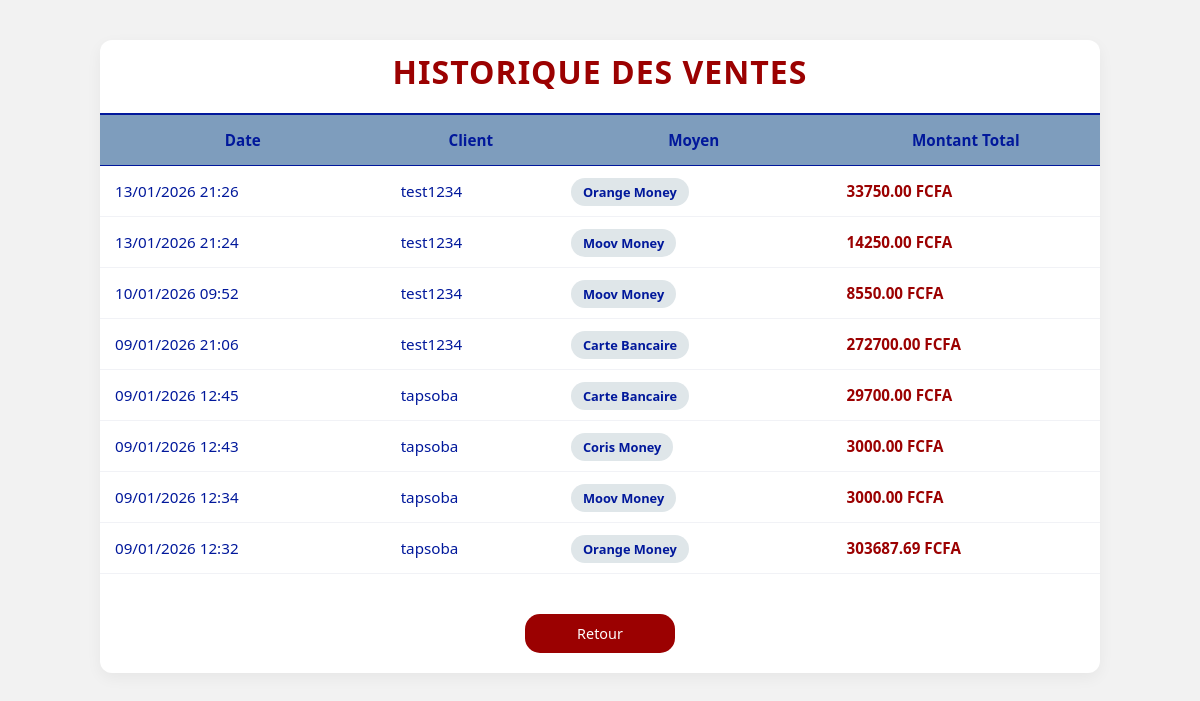
Screenshot of /tout-historique/ with the database file from the repository.
### products/models.py (models this page shows, shortened)
class Order(models.Model):
    MOYENS_PAIEMENT = [
        ('CORIS', 'Coris Money'),
        ('ORANGE', 'Orange Money'),
        ('MOOV', 'Moov Money'),
        ('CARD', 'Carte Bancaire'),
    ]
    client = models.ForeignKey(settings.AUTH_USER_MODEL, on_delete=models.CASCADE, verbose_name="Nom du client")
    date_vente = models.DateTimeField(auto_now_add=True, verbose_name="Date de vente")
    montant_total = models.DecimalField(max_digits=10, decimal_places=2, default=0.00, verbose_name="Prix de vente total")
    reduction = models.DecimalField(max_digits=10, decimal_places=2, default=0.00, verbose_name="Réduction pour fidélité")
    moyen_paiement = models.CharField(max_length=10, choices=MOYENS_PAIEMENT, default='ORANGE', verbose_name="Numéro de téléphone/Carte")
    montant_verse = models.DecimalField(max_digits=10, decimal_places=2, default=0.00, verbose_name="Montant reçu")
    montant_rendu = models.DecimalField(max_digits=10, decimal_places=2, default=0.00, verbose_name="Monnaie rendue")
    est_payee = models.BooleanField(default=False, verbose_name="Statut du paiement")
    class Meta:
        verbose_name = "Commande"
        verbose_name_plural = "Commandes"

### users/models.py (models this page shows, shortened)
class Users(AbstractUser):
    CHOIX_ROLE = (
        ('etudiant', 'Etudiant'),
        ('professeur', 'Professeur'),
        ('personnel', 'Personnel'),
        ('delegue', 'Délégué de promotion')
    )
    role_ecole = models.CharField(max_length=50, choices=CHOIX_ROLE, default='etudiant')
    est_membre = models.BooleanField(default=False)
    est_fidele = models.BooleanField(default=False)

### products/views.py (the view)
# urls.py: path('tout-historique/', views.tout_historique, name='tout_historique'),
def tout_historique(request):
    ventes = Order.objects.filter(est_payee=True).order_by('-date_vente')
    return render(request, 'post/tout_historique.html', {'ventes': ventes})

### products/templates/post/tout_historique.html (shortened to what this page needs)
<!DOCTYPE html>
<html lang="fr">
<head>
</head>
<body>
{% block content %}
<div class="principale">
    <div class="titre">
        <h1>Historique des Ventes</h1>
    </div>
    <table>
        <thead>
            <tr>
                <th>Date</th>
                <th>Client</th>
                <th>Moyen</th>
                <th>Montant Total</th>
            </tr>
        </thead>
        <tbody>
            {% for vente in ventes %}
            <tr>
                <td>{{ vente.date_vente | date:"d/m/Y H:i" }}</td>
                <td>{{ vente.client.username }}</td>
                <td><span  class="badge">{{ vente.get_moyen_paiement_display }}</span></td>
                <td class="montant">{{ vente.montant_total }} FCFA</td>
            </tr>
            {% empty %}
            <tr>
                <td colspan="5" class="empty-msg">Aucune vente enregistrée.</td>
            </tr>
            {% endfor %}
        </tbody>
    </table>
    <div class="retour">
        <a href="{% url 'Tableau_de_bord' %}" class="btn-back">Retour</a>
    </div>
</div>
{% endblock %}
</body>
</html>

### products/templates/post/tout_historique.html (style rules this page uses)
* { margin: 0; padding: 0; font-family: 'Segoe UI', Roboto, sans-serif; box-sizing: border-box; }
body { background: #f2f2f2ff; color: #01189bff; padding: 40px 20px; }
.principale { max-width: 1000px; margin: 0 auto; background: white; border-radius: 12px; box-shadow: 0 5px 15px rgba(0,0,0,0.05); }
.titre { align-items: center; border-bottom: 2px solid #01189bff; padding-bottom: 20px; }
h1 { text-align: center; font-size: 2em; color: #9b0101ff; padding-top: 10px; text-transform: uppercase; letter-spacing: 1px; }
table { width: 100%; border-collapse: collapse; margin-bottom: 20px; }
thead { background-color: #7e9dbdff; color: #01189bff; }
th { padding: 15px; border-bottom: 1px solid #01189bff; font-size: 0.95rem; }
td { padding: 15px; border-bottom: 1px solid #f1f2f6; font-size: 0.95rem; }
.montant { font-weight: bold; color: #9b0101ff; }
.badge { padding: 5px 12px; border-radius: 20px; font-size: 0.8rem; font-weight: 600; background: #dfe6e9; text-align: center; }
.btn-back { text-decoration: none; color: white; font-size: 0.9rem; display: flex; align-items: center; gap: 5px; background-color: #9b0101ff; padding: 10px; border-radius: 15px; display: inline-flex; justify-content: center; min-width: 150px; transition: ease all 0.5s; }
.retour { padding: 20px; display: flex; justify-content: center; }

### rows the page displays
Order: date_vente "13/01/2026 21:26", client.username "test1234", moyen_paiement "Orange Money", montant_total "33750.00"
Order: date_vente "13/01/2026 21:24", client.username "test1234", moyen_paiement "Moov Money", montant_total "14250.00"
Order: date_vente "10/01/2026 09:52", client.username "test1234", moyen_paiement "Moov Money", montant_total "8550.00"
Order: date_vente "09/01/2026 21:06", client.username "test1234", moyen_paiement "Carte Bancaire", montant_total "272700.00"
Order: date_vente "09/01/2026 12:45", client.username "tapsoba", moyen_paiement "Carte Bancaire", montant_total "29700.00"
Order: date_vente "09/01/2026 12:43", client.username "tapsoba", moyen_paiement "Coris Money", montant_total "3000.00"
Order: date_vente "09/01/2026 12:34", client.username "tapsoba", moyen_paiement "Moov Money", montant_total "3000.00"
Order: date_vente "09/01/2026 12:32", client.username "tapsoba", moyen_paiement "Orange Money", montant_total "303687.69"
